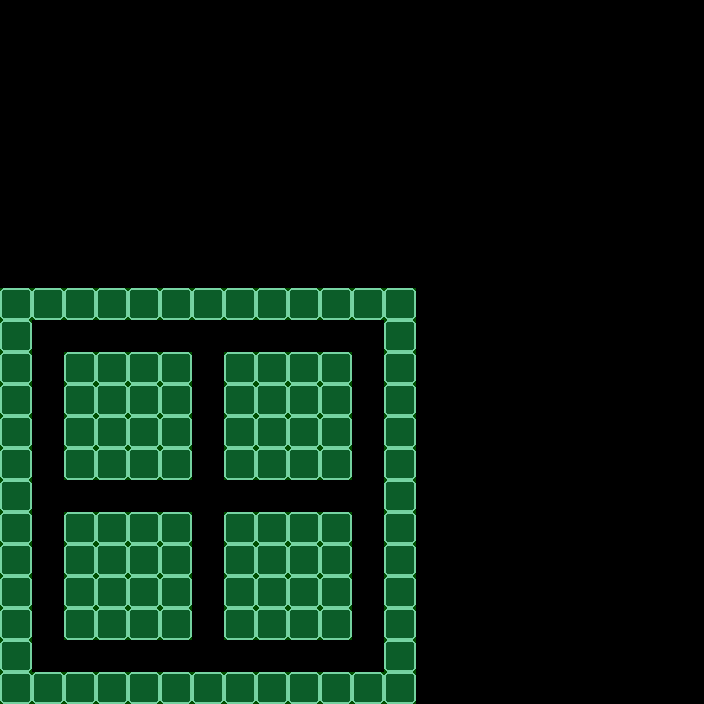

A 2D game scene composited from a Tiled map and its tileset images. What follows is a short description and the map's XML, with every tile layer's data as written:
An orthogonal 22x22 tile map with 32x32 px tiles, 2 tile layers (Parede, Colisor), 2 tilesets.

<map version="1.2" tiledversion="1.2.2" orientation="orthogonal" renderorder="right-down" width="22" height="22" tilewidth="32" tileheight="32" infinite="0" nextlayerid="3" nextobjectid="1">
 <tileset firstgid="1" name="Tileset PNG.fw" tilewidth="32" tileheight="32" tilecount="144" columns="12">
  <image source="../../Images/Tileset/Tileset PNG.fw.png" width="384" height="384" />
 </tileset>
 <tileset firstgid="145" source="../ColisorImage.tsx" />
 <layer id="1" name="Parede" width="22" height="22">
  <data encoding="csv">
0,0,0,0,0,0,0,0,0,0,0,0,0,0,0,0,0,0,0,0,0,0,
0,0,0,0,0,0,0,0,0,0,0,0,0,0,0,0,0,0,0,0,0,0,
0,0,0,0,0,0,0,0,0,0,0,0,0,0,0,0,0,0,0,0,0,0,
0,0,0,0,0,0,0,0,0,0,0,0,0,0,0,0,0,0,0,0,0,0,
0,0,0,0,0,0,0,0,0,0,0,0,0,0,0,0,0,0,0,0,0,0,
0,0,0,0,0,0,0,0,0,0,0,0,0,0,0,0,0,0,0,0,0,0,
0,0,0,0,0,0,0,0,0,0,0,0,0,0,0,0,0,0,0,0,0,0,
0,0,0,0,0,0,0,0,0,0,0,0,0,0,0,0,0,0,0,0,0,0,
0,0,0,0,0,0,0,0,0,0,0,0,0,0,0,0,0,0,0,0,0,0,
65,65,65,65,65,65,65,65,65,65,65,65,65,0,0,0,0,0,0,0,0,0,
65,0,0,0,0,0,0,0,0,0,0,0,65,0,0,0,0,0,0,0,0,0,
65,0,65,65,65,65,0,65,65,65,65,0,65,0,0,0,0,0,0,0,0,0,
65,0,65,65,65,65,0,65,65,65,65,0,65,0,0,0,0,0,0,0,0,0,
65,0,65,65,65,65,0,65,65,65,65,0,65,0,0,0,0,0,0,0,0,0,
65,0,65,65,65,65,0,65,65,65,65,0,65,0,0,0,0,0,0,0,0,0,
65,0,0,0,0,0,0,0,0,0,0,0,65,0,0,0,0,0,0,0,0,0,
65,0,65,65,65,65,0,65,65,65,65,0,65,0,0,0,0,0,0,0,0,0,
65,0,65,65,65,65,0,65,65,65,65,0,65,0,0,0,0,0,0,0,0,0,
65,0,65,65,65,65,0,65,65,65,65,0,65,0,0,0,0,0,0,0,0,0,
65,0,65,65,65,65,0,65,65,65,65,0,65,0,0,0,0,0,0,0,0,0,
65,0,0,0,0,0,0,0,0,0,0,0,65,0,0,0,0,0,0,0,0,0,
65,65,65,65,65,65,65,65,65,65,65,65,65,0,0,0,0,0,0,0,0,0
</data>
 </layer>
 <layer id="2" name="Colisor" width="22" height="22" opacity="0.31">
  <data encoding="csv">
0,0,0,0,0,0,0,0,0,0,0,0,0,0,0,0,0,0,0,0,0,0,
0,0,0,0,0,0,0,0,0,0,0,0,0,0,0,0,0,0,0,0,0,0,
0,0,0,0,0,0,0,0,0,0,0,0,0,0,0,0,0,0,0,0,0,0,
0,0,0,0,0,0,0,0,0,0,0,0,0,0,0,0,0,0,0,0,0,0,
0,0,0,0,0,0,0,0,0,0,0,0,0,0,0,0,0,0,0,0,0,0,
0,0,0,0,0,0,0,0,0,0,0,0,0,0,0,0,0,0,0,0,0,0,
0,0,0,0,0,0,0,0,0,0,0,0,0,0,0,0,0,0,0,0,0,0,
0,0,0,0,0,0,0,0,0,0,0,0,0,0,0,0,0,0,0,0,0,0,
0,0,0,0,0,0,0,0,0,0,0,0,0,0,0,0,0,0,0,0,0,0,
145,145,145,145,145,145,145,145,145,145,145,145,145,0,0,0,0,0,0,0,0,0,
145,0,0,0,0,0,0,0,0,0,0,0,145,0,0,0,0,0,0,0,0,0,
145,0,145,145,145,145,0,145,145,145,145,0,145,0,0,0,0,0,0,0,0,0,
145,0,145,145,145,145,0,145,145,145,145,0,145,0,0,0,0,0,0,0,0,0,
145,0,145,145,145,145,0,145,145,145,145,0,145,0,0,0,0,0,0,0,0,0,
145,0,145,145,145,145,0,145,145,145,145,0,145,0,0,0,0,0,0,0,0,0,
145,0,0,0,0,0,0,0,0,0,0,0,145,0,0,0,0,0,0,0,0,0,
145,0,145,145,145,145,0,145,145,145,145,0,145,0,0,0,0,0,0,0,0,0,
145,0,145,145,145,145,0,145,145,145,145,0,145,0,0,0,0,0,0,0,0,0,
145,0,145,145,145,145,0,145,145,145,145,0,145,0,0,0,0,0,0,0,0,0,
145,0,145,145,145,145,0,145,145,145,145,0,145,0,0,0,0,0,0,0,0,0,
145,0,0,0,0,0,0,0,0,0,0,0,145,0,0,0,0,0,0,0,0,0,
145,145,145,145,145,145,145,145,145,145,145,145,145,0,0,0,0,0,0,0,0,0
</data>
 </layer>
</map>
